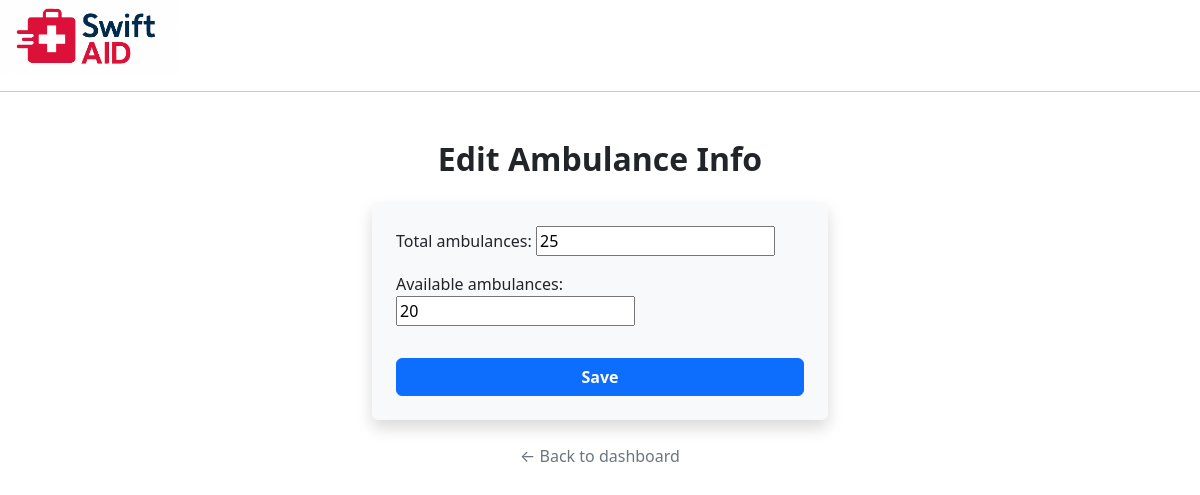
/ambulances/ (signed in), run on an earlier commit of the app's database.
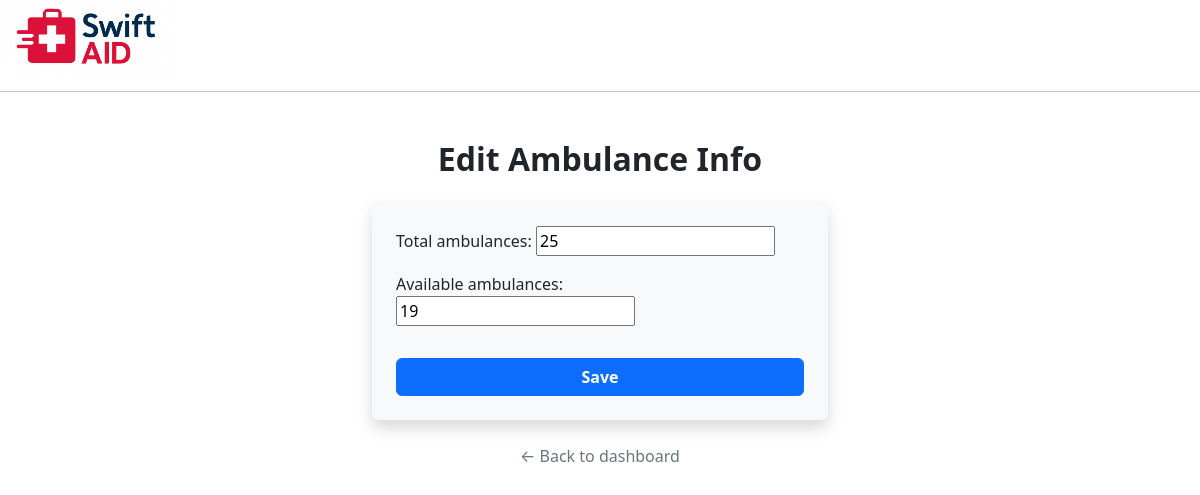
And on a later commit of the database.
### emergency/models.py (models this page shows, shortened)
class Hospital(models.Model):
    user = models.OneToOneField(User, on_delete=models.CASCADE)
    name = models.CharField(max_length=200)
    address = models.TextField()
    city = models.CharField(max_length=50)
    contact_number = models.CharField(max_length=15)
    is_active = models.BooleanField(default=True)
    capacity = models.PositiveIntegerField(default=0)
    available_beds = models.PositiveIntegerField(default=0)
    latitude = models.FloatField(null=True, blank=True)
    longitude = models.FloatField(null=True, blank=True)
    total_ambulances = models.PositiveIntegerField(default=0)
    available_ambulances = models.PositiveIntegerField(default=0)

### emergency/views.py (the view)
# urls.py: path('ambulances/', views.edit_ambulance_info, name='manage_ambulances'),
@login_required
def edit_ambulance_info(request):
    hospital = Hospital.objects.get(user = request.user)
    if request.method =='POST':
        form = AmbulanceInfoForm(request.POST, instance = hospital)
        if form.is_valid():
            form.save()
            return redirect('admin_dash')
    else:
        form = AmbulanceInfoForm(instance=hospital)
    return render(request, 'hospital_admin/edit_ambulance_info.html', {'form': form})

### emergency/forms.py
class AmbulanceInfoForm(forms.ModelForm):
    class Meta:
        model = Hospital
        fields = ['total_ambulances', 'available_ambulances']

### emergency/templates/hospital_admin/edit_ambulance_info.html (shortened to what this page needs)
{% extends 'emergency/base.html' %}
{% block content %}
<div class="container my-5" style="max-width: 480px;">
  <h2 class="text-center fw-bold mb-4">Edit Ambulance Info</h2>
  <form method="post" class="p-4 bg-light rounded shadow">
    {{ form.as_p }}
    <button type="submit" class="btn btn-primary w-100 fw-semibold mt-3">
      Save
    </button>
  </form>
  <div class="text-center mt-4">
    <a href="{% url 'admin_dash' %}" class="text-decoration-none text-secondary">
      ← Back to dashboard
    </a>
  </div>
</div>
{% endblock %}

What changed in the data, as far as the page shows it:
changed Hospital: available_ambulances "20" → "19"
